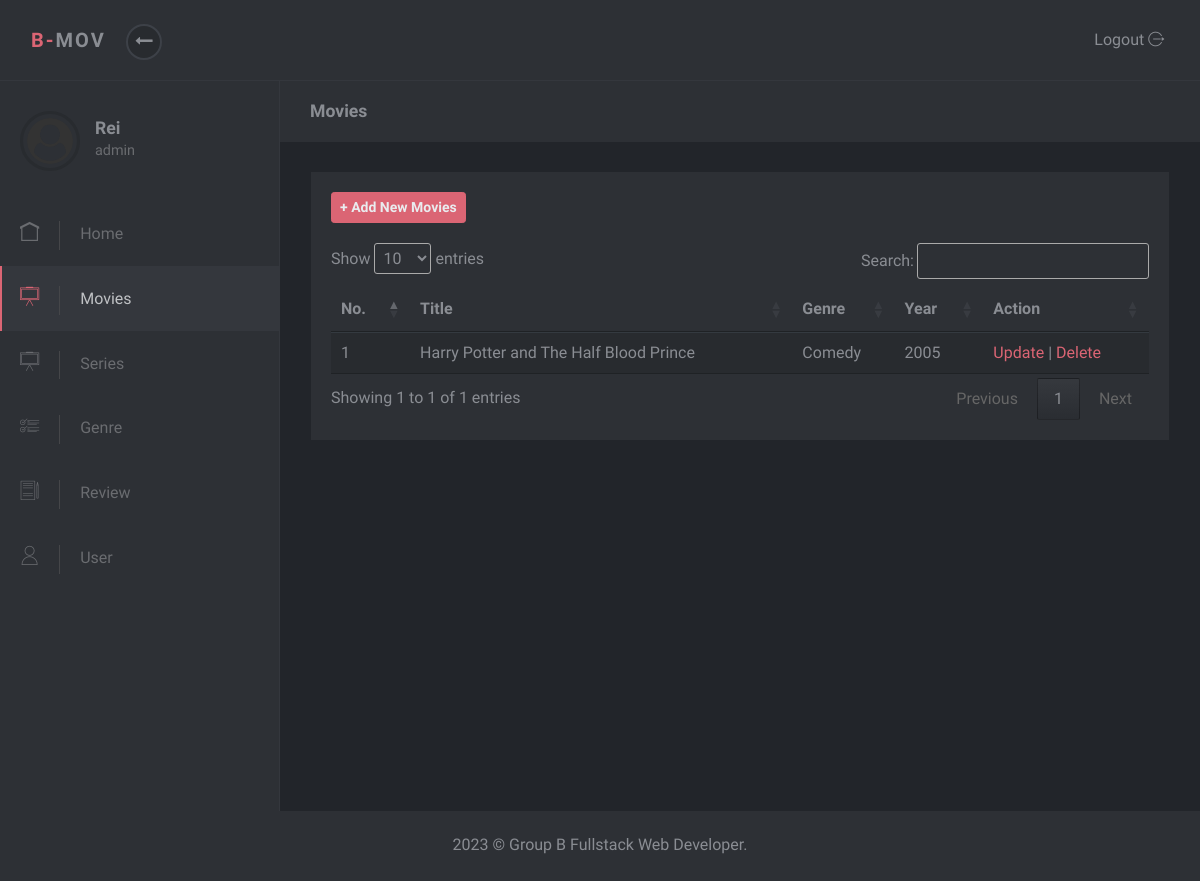
The page /admin/movies.php (signed in) on the database as committed earlier.
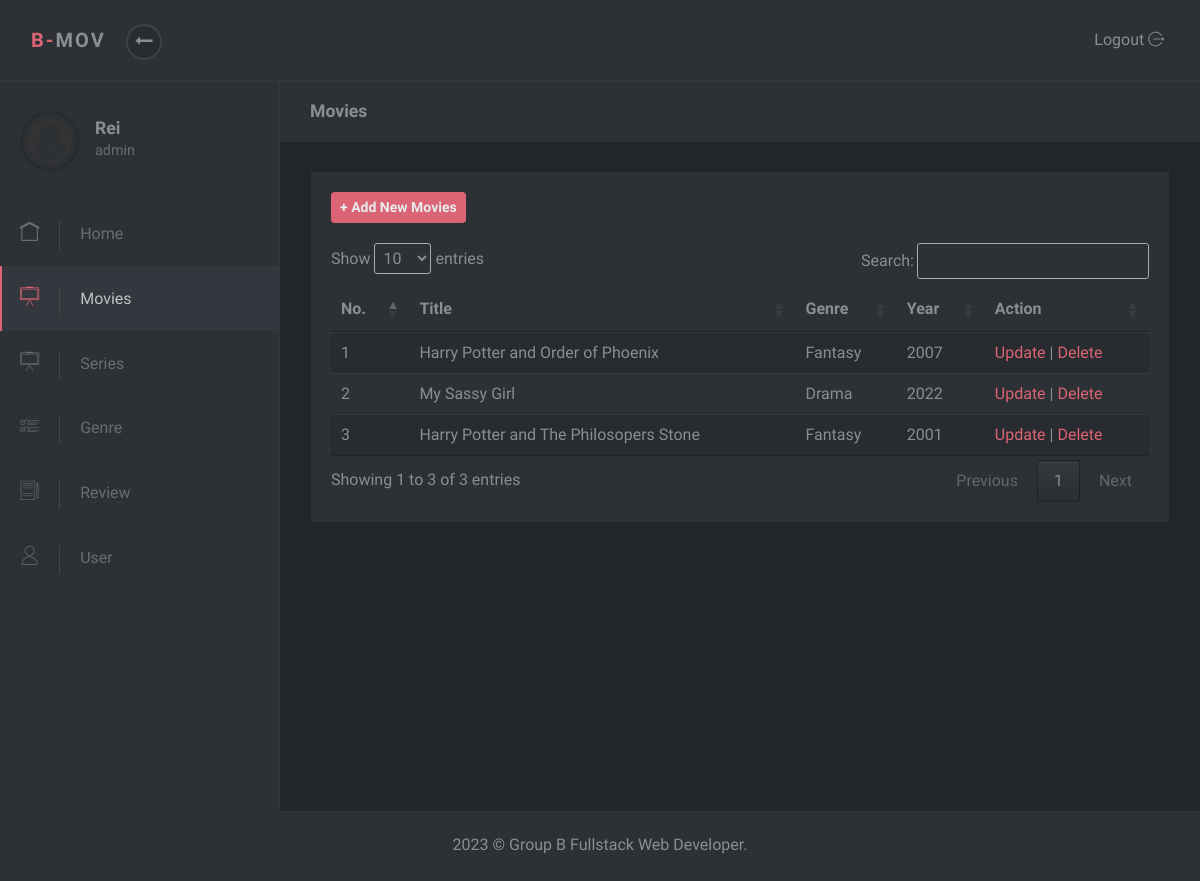
The same page on the database as committed later.
### tables this page shows
CREATE TABLE `tb_film` (
  `id` int(11) NOT NULL,
  `poster` text NOT NULL,
  `judul` text NOT NULL,
  `jenis` enum('Movie','Series') NOT NULL,
  `genre` text NOT NULL,
  `artis` text NOT NULL,
  `deskripsi` text NOT NULL,
  `tahun` year(4) NOT NULL,
  `negara` varchar(50) NOT NULL,
  `link_video` text NOT NULL
);

### admin/movies.php (the view, shortened to what this page needs)
<?php $page = "Movies";
include 'partials/header.php';
include 'partials/navbar.php';
include 'partials/sidebar.php';
include '../proses/koneksi.php';
?>
<div class="page-content">
  <div class="page-header">
    <div class="container-fluid">
      <h2 class="h5 no-margin-bottom"><?= $page ?></h2>
    </div>
  </div>
  <section class="no-padding-top no-padding-bottom">
    <div class="container-fluid">
      <div class="block">
        <div class="title"><a href="tambahmovies.php" class="btn btn-primary btn-sm font-weight-bold text-light">+ Add New Movies</a></div>
        <div class="table-responsive">
          <table class="table table-striped table-hover" id="myTable">
            <thead>
              <tr>
                <th>No.</th>
                <th>Title</th>
                <th>Genre</th>
                <th>Year</th>
                <th>Action</th>
              </tr>
            </thead>
            <tbody>
              <?php
                  $no = 1;
                  $query = mysqli_query($db, 'SELECT * FROM tb_film WHERE jenis="Movie"');
                  if(mysqli_num_rows($query) > 0) {
                  while ($data= mysqli_fetch_array($query)) {
                ?>
                  <tr>
                    <td><?php echo $no?></td>
                    <td><?php echo $data["judul"]?></td>
                    <td><?php echo $data["genre"]?></td>
                    <td><?php echo $data["tahun"]?></td>
                    <td>
                      <a href="editfilm.php?id=<?php echo $data["id"]?>">Update</a> |
                      <a href="proses/deletefilm.php?id=<?php echo $data["id"]?>">Delete</a>
                    </td>
                  </tr>
                <?php $no++; }?>
              <?php } ?>
            </tbody>
          </table>
        </div>
      </div>
    </div>
</div>
<?php include 'partials/footer.php' ?>

Rows that differ between the two databases and show on the page:
changed tb_film: judul "Harry Potter and The Half Blood Prince" → "Harry Potter and Order of Phoenix"; genre "Comedy" → "Fantasy"; tahun "2005" → "2007"
added tb_film: judul "My Sassy Girl", genre "Drama", tahun "2022"
added tb_film: judul "Harry Potter and The Philosopers Stone", genre "Fantasy", tahun "2001"
Other text that changed with them:
text written by a page script: "Show entries Search: Showing 1 to 1 of 1 entries Previous 1 Next" → "Show entries Search: Showing 1 to 3 of 3 entries Previous 1 Next"
